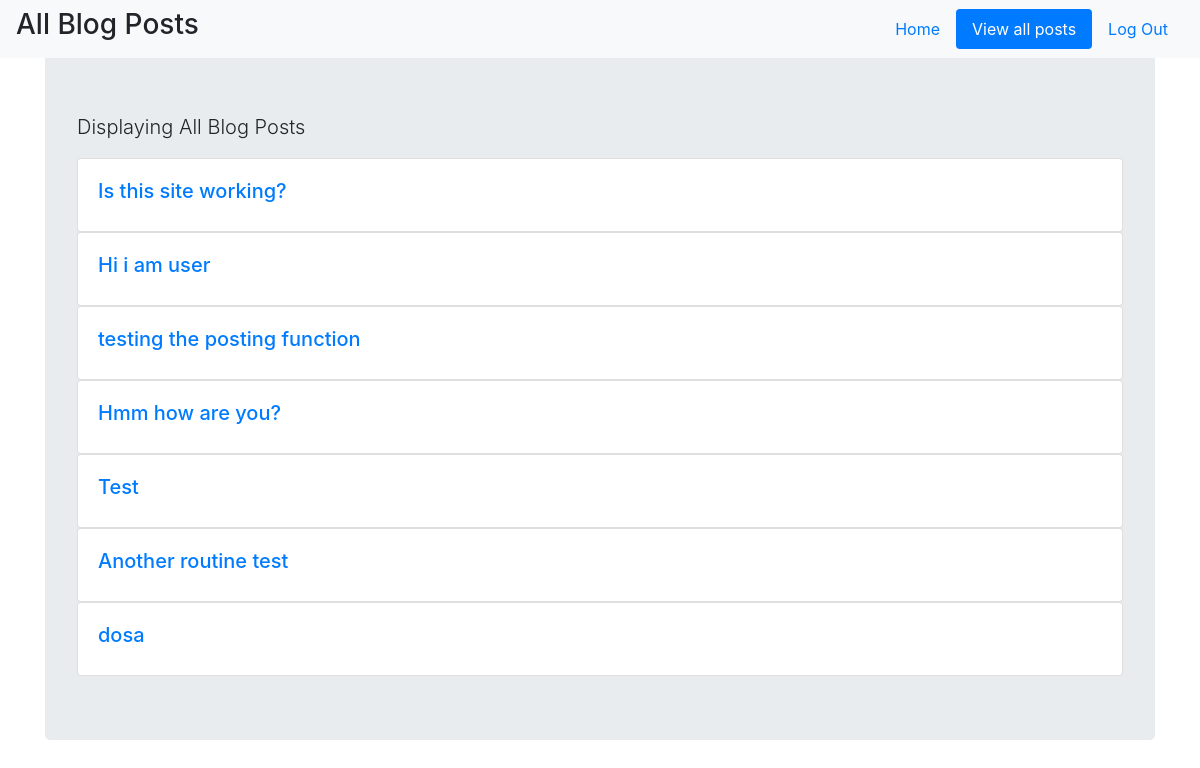
The app's page /posts (signed in), older data.
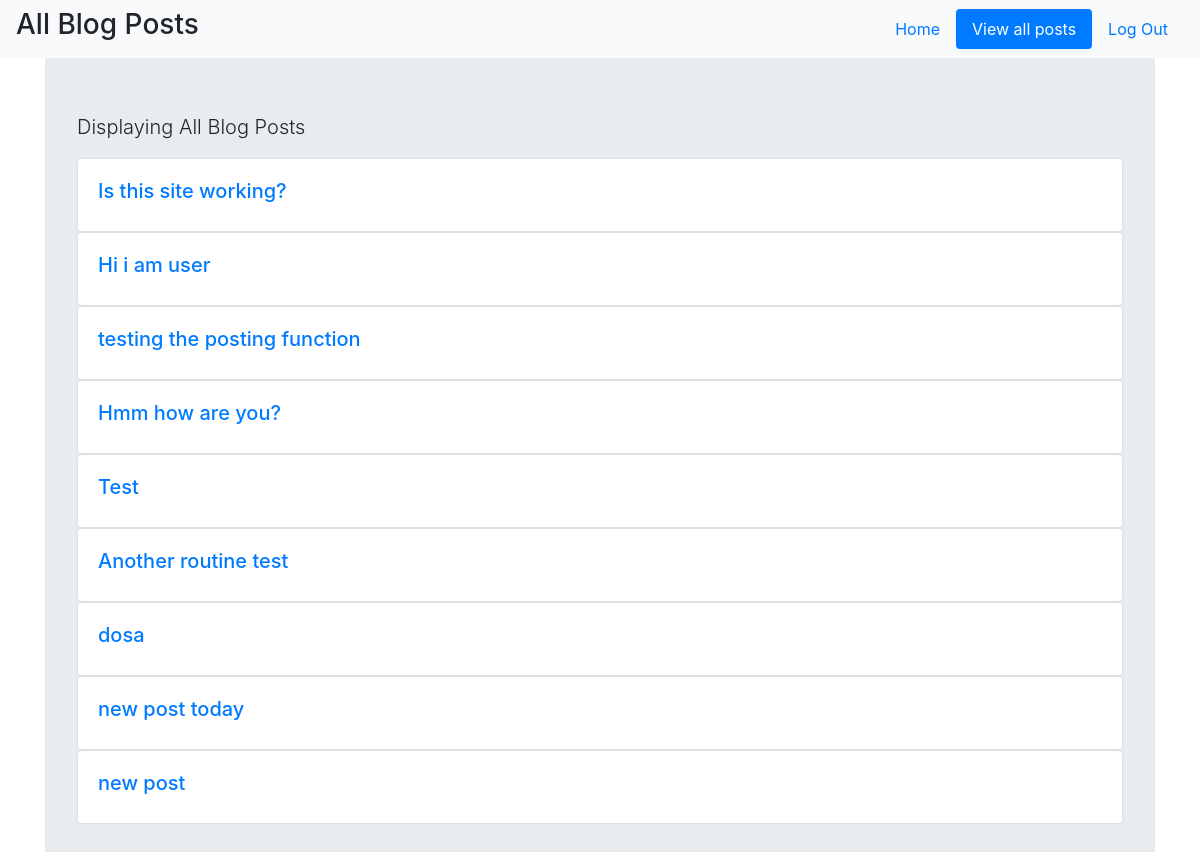
The same page, newer data.
### tables this page shows
CREATE TABLE "Blogs" (
	"id"	INTEGER PRIMARY KEY AUTOINCREMENT,
	"blogger_id"	INTEGER NOT NULL,
	"post"	TEXT NOT NULL
);

### blog.py (the view)
@app.route('/posts')
def posts():
    if session['logged_in']==False:
        return render_template('sign_in.html')
    else:
        user_id = session['user_id']
        db = get_db()
        user_posts = db.execute('SELECT * FROM Blogs').fetchall()
        return render_template('posts.html', user_posts=user_posts)

### blog.py (called while the page is built)
def get_db():
    db = sqlite3.connect('blog.sqlite3')
    db.row_factory = sqlite3.Row
    return db

### templates/posts.html
{% extends "layout.html" %}
{% block body %}
<nav class="navbar fixed-top navbar-light bg-light"
    <a class="navbar-brand" href="#"><h3>All Blog Posts</h3></a>
    <ul class="nav nav-pills">
      <li class="nav-item">
        <a class="nav-link" href="/home">Home</a>
      </li>
      <li class="nav-item">
        <a class="nav-link active" href="/posts">View all posts</a>
      </li>
      <li class="nav-item">
        <a class="nav-link" href="/log_out">Log Out</a>
      </li>
    </ul>
</nav>
<div class="jumbotron">
    <p class="lead">Displaying All Blog Posts</p>
    {% for post in user_posts %}
      <a href="{{ url_for('view', id=post['id']) }}">
        <div class="card">
          <div class="card-body">
            <h5 class="title">{{ post['post'] }}</h5>
          </div>
        </div>
      </a>
    {% endfor %}
</div>
{% endblock %}

Row changes from the older to the newer data that the page shows:
added Blogs: post "new post today"
added Blogs: post "new post"
